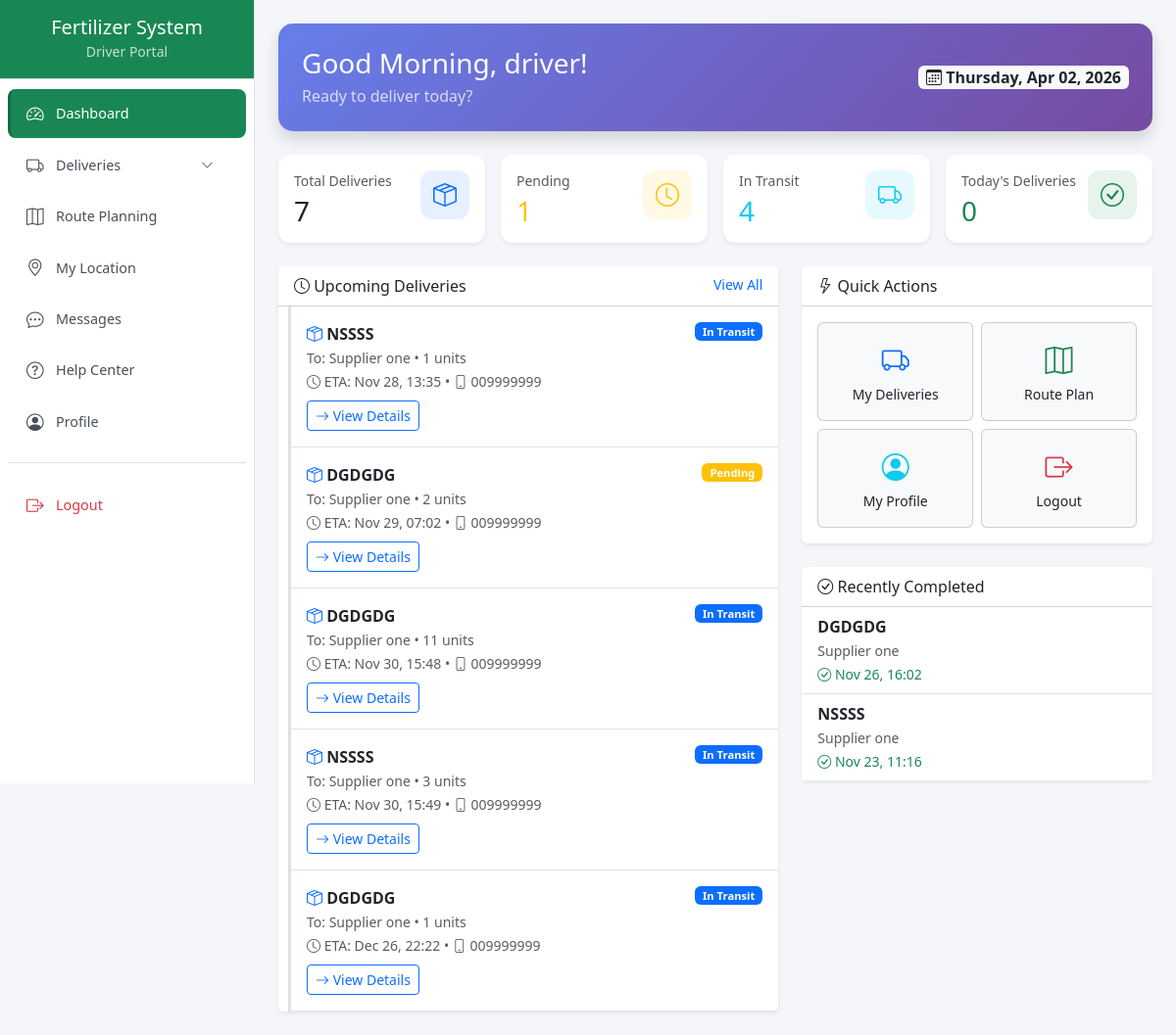
The page /driver/dashboard.php (signed in) on the database its author committed.
### tables this page shows
CREATE TABLE `deliveries` (
  `id` int(11) NOT NULL,
  `order_id` int(11) NOT NULL,
  `admin_id` int(11) NOT NULL,
  `supplier_id` int(11) NOT NULL,
  `driver_id` int(11) DEFAULT NULL,
  `current_latitude` decimal(10,8) DEFAULT NULL,
  `current_longitude` decimal(11,8) DEFAULT NULL,
  `status` enum('Pending','In Transit','Delivered') NOT NULL DEFAULT 'Pending',
  `expected_arrival` datetime DEFAULT NULL,
  `delivered_on` datetime DEFAULT NULL,
  `last_updated` timestamp NOT NULL DEFAULT current_timestamp() ON UPDATE current_timestamp()
);

CREATE TABLE `fertilizers` (
  `id` int(11) NOT NULL,
  `admin_id` int(11) DEFAULT NULL,
  `name` varchar(255) DEFAULT NULL,
  `price_per_unit` decimal(10,2) NOT NULL,
  `type` varchar(100) DEFAULT NULL,
  `npk_value` varchar(50) DEFAULT NULL,
  `batch_no` varchar(100) DEFAULT NULL,
  `expiry_date` date DEFAULT NULL,
  `stock` int(11) DEFAULT 0,
  `stock_remaining` int(11) DEFAULT 0,
  `minimum_stock` int(11) DEFAULT 0,
  `certified` tinyint(1) DEFAULT 1,
  `depot_location` varchar(255) DEFAULT NULL,
  `price` decimal(10,2) DEFAULT 0.00
);

CREATE TABLE `suppliers` (
  `id` int(11) NOT NULL,
  `user_id` int(11) NOT NULL,
  `company_name` varchar(255) DEFAULT NULL,
  `phone` varchar(20) DEFAULT NULL,
  `address` text DEFAULT NULL,
  `created_at` timestamp NOT NULL DEFAULT current_timestamp(),
  `updated_at` timestamp NOT NULL DEFAULT current_timestamp() ON UPDATE current_timestamp()
);

CREATE TABLE `orders` (
  `id` int(11) NOT NULL,
  `supplier_id` int(11) DEFAULT NULL,
  `fertilizer_id` int(11) DEFAULT NULL,
  `quantity` int(11) DEFAULT NULL,
  `price_per_unit` decimal(10,2) NOT NULL,
  `total_price` decimal(10,2) NOT NULL,
  `status` enum('Requested','Approved','Dispatched','Delivered','Cancelled') DEFAULT 'Requested',
  `order_date` timestamp NOT NULL DEFAULT current_timestamp()
);

CREATE TABLE `users` (
  `id` int(11) NOT NULL,
  `full_name` varchar(255) DEFAULT NULL,
  `email` varchar(100) DEFAULT NULL,
  `phone` varchar(20) DEFAULT NULL,
  `password` varchar(255) DEFAULT NULL,
  `role` enum('admin','supplier','driver') DEFAULT 'supplier',
  `status` enum('active','inactive') DEFAULT 'active',
  `created_at` timestamp NOT NULL DEFAULT current_timestamp()
);

### driver/dashboard.php (the view, shortened to what this page needs)
<?php
include('../includes/db.php');
$driver_id = (int) $_SESSION['user_id'];
$driver_name = $_SESSION['full_name'] ?? 'Driver';
$stats = $conn->query("
    SELECT
        COUNT(*) as total_deliveries,
        SUM(CASE WHEN status = 'Pending' THEN 1 ELSE 0 END) as pending_deliveries,
        SUM(CASE WHEN status = 'In Transit' THEN 1 ELSE 0 END) as active_deliveries,
        SUM(CASE WHEN status = 'Delivered' THEN 1 ELSE 0 END) as completed_deliveries,
        SUM(CASE WHEN status = 'Delivered' AND DATE(delivered_on) = CURDATE() THEN 1 ELSE 0 END) as today_deliveries
    FROM deliveries
    WHERE driver_id = $driver_id
")->fetch_assoc();
$upcomingDeliveries = $conn->query("
    SELECT d.*, o.id as order_id, o.quantity, f.name as fertilizer_name,
           s.company_name as supplier_name, u.phone as supplier_phone
    FROM deliveries d
    JOIN orders o ON d.order_id = o.id
    JOIN fertilizers f ON o.fertilizer_id = f.id
    JOIN suppliers s ON d.supplier_id = s.id
    JOIN users u ON s.user_id = u.id
    WHERE d.driver_id = $driver_id AND d.status IN ('Pending', 'In Transit')
    ORDER BY d.expected_arrival ASC
    LIMIT 5
")->fetch_all(MYSQLI_ASSOC);
$recentCompleted = $conn->query("
    SELECT d.*, o.id as order_id, f.name as fertilizer_name, s.company_name as supplier_name
    FROM deliveries d
    JOIN orders o ON d.order_id = o.id
    JOIN fertilizers f ON o.fertilizer_id = f.id
    JOIN suppliers s ON d.supplier_id = s.id
    WHERE d.driver_id = $driver_id AND d.status = 'Delivered'
    ORDER BY d.delivered_on DESC
    LIMIT 5
")->fetch_all(MYSQLI_ASSOC);
$hour = date('H');
$greeting = $hour < 12 ? 'Good Morning' : ($hour < 17 ? 'Good Afternoon' : 'Good Evening');
?>
<!DOCTYPE html>
<html lang="en">
<head>
    <link href="https://cdn.jsdelivr.net/npm/bootstrap@5.3.0/dist/css/bootstrap.min.css" rel="stylesheet">
    <link href="https://cdn.jsdelivr.net/npm/bootstrap-icons@1.10.5/font/bootstrap-icons.css" rel="stylesheet">
</head>
<body>
<div class="d-flex">
    <?php include('../includes/sidebar.php'); ?>
    <div class="flex-grow-1 p-4">
        <div class="welcome-banner p-4 mb-4 shadow">
            <div class="row align-items-center">
                <div class="col-md-8">
                    <h3 class="mb-1"><?= $greeting ?>, <?= htmlspecialchars($driver_name) ?>!</h3>
                    <p class="mb-0 opacity-75">Ready to deliver today?</p>
                </div>
                <div class="col-md-4 text-end">
                    <span class="badge bg-light text-dark fs-6">
                        <i class="bi bi-calendar3"></i> <?= date('l, M d, Y') ?>
                    </span>
                </div>
            </div>
        </div>
        <div class="row g-3 mb-4">
            <div class="col-lg-3 col-md-6">
                <div class="card stat-card shadow-sm h-100">
                    <div class="card-body">
                        <div class="d-flex justify-content-between">
                            <div>
                                <p class="text-muted small mb-1">Total Deliveries</p>
                                <h3 class="mb-0"><?= $stats['total_deliveries'] ?></h3>
                            </div>
                            <div class="stat-icon bg-primary bg-opacity-10 text-primary">
                                <i class="bi bi-box-seam"></i>
                            </div>
                        </div>
                    </div>
                </div>
            </div>
            <div class="col-lg-3 col-md-6">
                <div class="card stat-card shadow-sm h-100">
                    <div class="card-body">
                        <div class="d-flex justify-content-between">
                            <div>
                                <p class="text-muted small mb-1">Pending</p>
                                <h3 class="mb-0 text-warning"><?= $stats['pending_deliveries'] ?></h3>
                            </div>
                            <div class="stat-icon bg-warning bg-opacity-10 text-warning">
                                <i class="bi bi-clock"></i>
                            </div>
                        </div>
                    </div>
                </div>
            </div>
            <div class="col-lg-3 col-md-6">
                <div class="card stat-card shadow-sm h-100">
                    <div class="card-body">
                        <div class="d-flex justify-content-between">
                            <div>
                                <p class="text-muted small mb-1">In Transit</p>
                                <h3 class="mb-0 text-info"><?= $stats['active_deliveries'] ?></h3>
                            </div>
                            <div class="stat-icon bg-info bg-opacity-10 text-info">
                                <i class="bi bi-truck"></i>
                            </div>
                        </div>
                    </div>
                </div>
            </div>
            <div class="col-lg-3 col-md-6">
                <div class="card stat-card shadow-sm h-100">
                    <div class="card-body">
                        <div class="d-flex justify-content-between">
                            <div>
                                <p class="text-muted small mb-1">Today's Deliveries</p>
                                <h3 class="mb-0 text-success"><?= $stats['today_deliveries'] ?></h3>
                            </div>
                            <div class="stat-icon bg-success bg-opacity-10 text-success">
                                <i class="bi bi-check-circle"></i>
                            </div>
                        </div>
                    </div>
                </div>
            </div>
        </div>
        <div class="row g-4">
            <div class="col-lg-7">
                <div class="card border-0 shadow-sm h-100">
                    <div class="card-header bg-white d-flex justify-content-between">
                        <span><i class="bi bi-clock"></i> Upcoming Deliveries</span>
                        <a href="my_deliveries.php" class="text-decoration-none small">View All</a>
                    </div>
                    <div class="card-body p-0">
                        <?php if (empty($upcomingDeliveries)): ?>
                            <div class="text-center text-muted py-5">
                                <i class="bi bi-truck fs-1"></i>
                                <p class="mb-0 mt-2">No upcoming deliveries</p>
                                <small>Check back later for new assignments</small>
                            </div>
                        <?php else: ?>
                            <?php foreach ($upcomingDeliveries as $delivery): ?>
                            <div class="delivery-item p-3 border-bottom">
                                <div class="d-flex justify-content-between align-items-start">
                                    <div>
                                        <strong><i class="bi bi-box-seam text-primary"></i> <?= htmlspecialchars($delivery['fertilizer_name']) ?></strong>
                                        <br><small class="text-muted">
                                            To: <?= htmlspecialchars($delivery['supplier_name']) ?>
                                            • <?= $delivery['quantity'] ?> units
                                        </small>
                                        <br><small class="text-muted">
                                            <i class="bi bi-clock"></i> ETA: <?= date('M d, H:i', strtotime($delivery['expected_arrival'])) ?>
                                            • <i class="bi bi-phone"></i> <?= htmlspecialchars($delivery['supplier_phone']) ?>
                                        </small>
                                    </div>
                                    <span class="badge bg-<?= $delivery['status'] === 'In Transit' ? 'primary' : 'warning' ?>">
                                        <?= $delivery['status'] ?>
                                    </span>
                                </div>
                                <div class="mt-2">
                                    <a href="my_deliveries.php" class="btn btn-sm btn-outline-primary">
                                        <i class="bi bi-arrow-right"></i> View Details
                                    </a>
                                </div>
                            </div>
                            <?php endforeach; ?>
                        <?php endif; ?>
                    </div>
                </div>
            </div>
            <div class="col-lg-5">
                <div class="card border-0 shadow-sm mb-4">
                    <div class="card-header bg-white">
                        <i class="bi bi-lightning"></i> Quick Actions
                    </div>
                    <div class="card-body">
                        <div class="row g-2">
                            <div class="col-6">
                                <a href="my_deliveries.php" class="card bg-light text-center p-3 d-block text-decoration-none">
                                    <i class="bi bi-truck text-primary fs-3"></i>
                                    <div class="small mt-1">My Deliveries</div>
                                </a>
                            </div>
                            <div class="col-6">
                                <a href="route_optimization.php" class="card bg-light text-center p-3 d-block text-decoration-none">
                                    <i class="bi bi-map text-success fs-3"></i>
                                    <div class="small mt-1">Route Plan</div>
                                </a>
                            </div>
                            <div class="col-6">
                                <a href="profile.php" class="card bg-light text-center p-3 d-block text-decoration-none">
                                    <i class="bi bi-person-circle text-info fs-3"></i>
                                    <div class="small mt-1">My Profile</div>
                                </a>
                            </div>
                            <div class="col-6">
                                <a href="../logout.php" class="card bg-light text-center p-3 d-block text-decoration-none">
                                    <i class="bi bi-box-arrow-right text-danger fs-3"></i>
                                    <div class="small mt-1">Logout</div>
                                </a>
                            </div>
                        </div>
                    </div>
                </div>
                <div class="card border-0 shadow-sm">
                    <div class="card-header bg-white">
                        <i class="bi bi-check-circle"></i> Recently Completed
                    </div>
                    <div class="card-body p-0">
                        <?php if (empty($recentCompleted)): ?>
                            <div class="text-center text-muted py-4">
                                <i class="bi bi-inbox fs-1"></i>
                                <p class="mb-0 mt-2">No completed deliveries yet</p>
                            </div>
                        <?php else: ?>
                            <div class="list-group list-group-flush">
                                <?php foreach ($recentCompleted as $delivery): ?>
                                <div class="list-group-item">
                                    <div class="d-flex justify-content-between align-items-start">
                                        <div>
                                            <strong><?= htmlspecialchars($delivery['fertilizer_name']) ?></strong>
                                            <br><small class="text-muted">
                                                <?= htmlspecialchars($delivery['supplier_name']) ?>
                                            </small>
                                            <br><small class="text-success">
                                                <i class="bi bi-check-circle"></i>
                                                <?= date('M d, H:i', strtotime($delivery['delivered_on'])) ?>
                                            </small>
                                        </div>
                                    </div>
                                </div>
                                <?php endforeach; ?>
                            </div>
                        <?php endif; ?>
                    </div>
                </div>
            </div>
        </div>
    </div>
</div>
</body>
</html>

### driver/dashboard.php (style rules this page uses)
body { background: #f4f6f9; }
.welcome-banner { background: linear-gradient(135deg, #667eea 0%, #764ba2 100%); color: white; border-radius: 15px; }
.stat-card { border-radius: 12px; border: none; transition: transform 0.2s, box-shadow 0.2s; }
.stat-icon { width: 50px; height: 50px; border-radius: 12px; display: flex; align-items: center; justify-content: center; font-size: 1.5rem; }
.delivery-item { border-left: 3px solid #dee2e6; padding-left: 15px; margin-left: 10px; transition: border-color 0.2s; }

### includes/sidebar.php (style rules this page uses)
.badge { font-size: 0.7rem; padding: 0.25rem 0.5rem; }

### rows shown on the page
deliveries: fertilizers.name "NSSSS", supplier.company_name "Supplier one", order.quantity "1", expected_arrival "Nov 28, 13:35", users.phone "009999999", status "In Transit"
deliveries: fertilizers.name "DGDGDG", supplier.company_name "Supplier one", order.quantity "2", expected_arrival "Nov 29, 07:02", users.phone "009999999", status "Pending"
deliveries: fertilizers.name "DGDGDG", supplier.company_name "Supplier one", order.quantity "11", expected_arrival "Nov 30, 15:48", users.phone "009999999", status "In Transit"
deliveries: fertilizers.name "NSSSS", supplier.company_name "Supplier one", order.quantity "3", expected_arrival "Nov 30, 15:49", users.phone "009999999", status "In Transit"
deliveries: fertilizers.name "DGDGDG", supplier.company_name "Supplier one", order.quantity "1", expected_arrival "Dec 26, 22:22", users.phone "009999999", status "In Transit"
deliveries: fertilizers.name "DGDGDG", supplier.company_name "Supplier one", delivered_on "Nov 26, 16:02"
deliveries: fertilizers.name "NSSSS", supplier.company_name "Supplier one", delivered_on "Nov 23, 11:16"

### other values the page prints
$role "Driver"
$driver_name "driver"
$stats['total_deliveries'] "7"
$stats['pending_deliveries'] "1"
$stats['active_deliveries'] "4"
$stats['today_deliveries'] "0"
